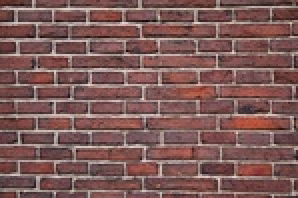
#> input picture year_3/UZ/lab/assignment3/old/exercise3/bricks.jpg, 149 x 99 px, shrunk from 640 x 426 before the run, found by its file name (shown 2 times larger)
$ python test_exercise3e.py
#> lines starting #> are read from the running program, lines starting #| are printed output that depends on the picture
### year_3/UZ/lab/assignment3/main.py
import numpy as np
import cv2
from matplotlib import pyplot as plt
import matplotlib.colors as mcolors
from a3_utils import draw_line


# [337 lines left out: functions gauss, gaussdx, get_kernels, exercise1b, exercise1c, partial_derivatives and 9 more, not called in this run]


def get_hough_params(h, w, bins_theta, bins_rho):
    theta_range = np.linspace(-np.pi/2, np.pi/2, bins_theta)

    diagonal = np.sqrt(h**2 + w**2)
    rho_range = np.linspace(-diagonal, diagonal, bins_rho)

    return theta_range, rho_range


# [12 lines left out: function hough_single_point, not called in this run]


def hough_find_lines(binary_image, bins_theta, bins_rho):
    h, w = binary_image.shape
    theta_range, rho_range = get_hough_params(h, w, bins_theta, bins_rho)

    accumulator = np.zeros((bins_rho, bins_theta))

    edge_pixels = np.where(binary_image > 0)

    for row, col in zip(edge_pixels[0], edge_pixels[1]):
        x, y = col, row
        for i, theta in enumerate(theta_range):
            rho = x * np.cos(theta) + y * np.sin(theta)

            rho_idx = np.argmin(np.abs(rho_range - rho))
            accumulator[rho_idx, i] += 1

    return accumulator, theta_range, rho_range


# [80 lines left out: functions exercise3a, exercise3b, not called in this run]


def nonmaxima_suppression_box(accumulator, k):
    h, w = accumulator.shape
    suppressed = np.copy(accumulator)

    nonzero_indices = np.nonzero(accumulator)

    for i, j in zip(nonzero_indices[0], nonzero_indices[1]):
        i_min = max(0, i - k//2)
        i_max = min(h, i + k//2 + 1)
        j_min = max(0, j - k//2)
        j_max = min(w, j + k//2 + 1)

        neighborhood = accumulator[i_min:i_max, j_min:j_max]

        max_val = np.max(neighborhood)
        if accumulator[i, j] < max_val:
            suppressed[i, j] = 0
        elif accumulator[i, j] == max_val:
            max_positions = np.where(neighborhood == max_val)

            global_i = max_positions[0] + i_min
            global_j = max_positions[1] + j_min

            keep_i = global_i[0]
            keep_j = global_j[0]

            if i != keep_i or j != keep_j:
                suppressed[i, j] = 0

    return suppressed


# [42 lines left out: function exercise3c, not called in this run]


def extract_lines_from_accumulator(accumulator, theta_range, rho_range, threshold=None, top_n=None):
    rho_list = []
    theta_list = []

    if top_n is not None:
        flat_acc = accumulator.flatten()
        sorted_indices = np.argsort(flat_acc)[::-1]

        count = 0
        for idx in sorted_indices:
            if count >= top_n:
                break
            if flat_acc[idx] > 0:
                i, j = np.unravel_index(idx, accumulator.shape)
                rho_list.append(rho_range[i])
                theta_list.append(theta_range[j])
                count += 1
    else:
        max_val = np.max(accumulator)
        threshold_val = max_val * threshold

        for i in range(accumulator.shape[0]):
            for j in range(accumulator.shape[1]):
                if accumulator[i, j] >= threshold_val:
                    rho_list.append(rho_range[i])
                    theta_list.append(theta_range[j])

    return rho_list, theta_list


# [40 lines left out: function exercise3d, not called in this run]


def exercise3e():
    """
    Line detection on brick and pier
    """
    bricks = cv2.imread('./images/bricks.jpg', cv2.IMREAD_GRAYSCALE)
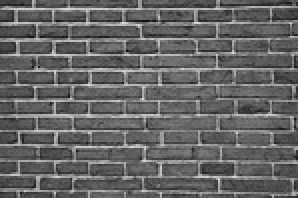
#> bricks: shape (99, 149) (shown 2 times larger); min 3, max 218, mean 100.7
    pier = cv2.imread('./images/pier.jpg', cv2.IMREAD_GRAYSCALE)

    images_data = [
        [bricks, 'bricks.jpg'],
        [pier, 'pier.jpg']
    ]

    plt.figure(figsize=(12, 8))
    plt.suptitle('Exercise 3e: Line detection on brick and pier')

    for i, (image, title) in enumerate(images_data):
        edges = cv2.Canny(image, 100, 200)
        edges = np.where(edges > 0, 1, 0)

        accumulator, theta_range, rho_range = hough_find_lines(edges, 360, 400)
        suppressed_acc = nonmaxima_suppression_box(accumulator, k=3)

        rho_list, theta_list = extract_lines_from_accumulator(
            suppressed_acc, theta_range, rho_range, threshold=None, top_n=10)

        plt.subplot(2, 2, i + 1)
        plt.imshow(accumulator, cmap='viridis', aspect='auto', origin='upper',
                   extent=[theta_range[0], theta_range[-1], rho_range[-1], rho_range[0]])
        plt.title(title)
        plt.xlabel('θ (radians)')
        plt.ylabel('ρ (pixels)')

        plt.subplot(2, 2, i + 3)
        plt.imshow(image, cmap='gray')
        plt.title(title)
        for rho, theta in zip(rho_list, theta_list):
            draw_line(rho, theta, image.shape[0], image.shape[1], clr='r')
        plt.axis('off')
#> this loop made 2 passes
#> (image, title) on pass 2: (None, 'pier.jpg')
#> pass 1, in exercise3e, `edges = cv2.Canny(image, 100, 200)`:
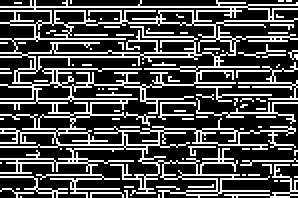
#> edges: shape (99, 149) (shown 2 times larger); 29.2% white in thin lines or dots
#> pass 1, in exercise3e, `accumulator, theta_range, rho_range = hough_find_lines(edges, 360, 400)`:
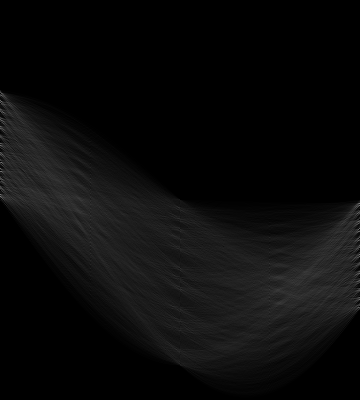
#> accumulator: shape (400, 360) float64; min 0, max 124, mean 10.8
#> pass 1, in exercise3e, `suppressed_acc = nonmaxima_suppression_box(accumulator, k=3)`:
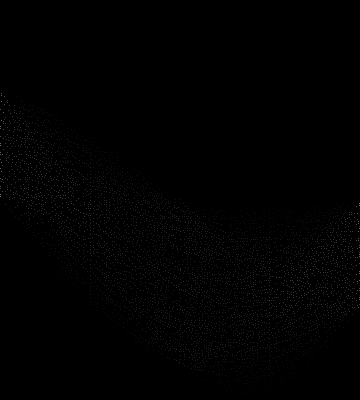
#> suppressed_acc: shape (400, 360) float64; min 0, max 124, mean 1.1

    plt.tight_layout()
    plt.show()


# [18 lines left out: function main, not called in this run]


# [2 lines that do not run on import are left out]

### year_3/UZ/lab/assignment3/a3_utils.py
import numpy as np
from matplotlib import pyplot as plt


def draw_line(rho, theta, h, w, clr='r', linewidth=0.5):
	"""
	Example usage:

	plt.imshow(I)
	draw_line(rho1, theta1, h, w)
	draw_line(rho2, theta2, h, w)
	draw_line(rho3, theta3, h, w)
	plt.show()

	"rho" and "theta": Parameters for the line which will be drawn.
	"h", "w": Height and width of an image.
	"clr": line color
	"linewidth": line width
	"""

	c = np.cos(theta)
	s = np.sin(theta)

	xs = []
	ys = []
	if s != 0:
		y = int(rho / s)
		if 0 <= y < h:
			xs.append(0)
			ys.append(y)

		y = int((rho - w * c) / s)
		if 0 <= y < h:
			xs.append(w - 1)
			ys.append(y)
	if c != 0:
		x = int(rho / c)
		if 0 <= x < w:
			xs.append(x)
			ys.append(0)

		x = int((rho - h * s) / c)
		if 0 <= x < w:
			xs.append(x)
			ys.append(h - 1)

	plt.plot(xs[:2], ys[:2], clr, linewidth=linewidth)

### year_3/UZ/lab/assignment3/test_exercise3e.py
#!/usr/bin/env python3

import numpy as np
import cv2
from matplotlib import pyplot as plt
import sys
import os

# Add current directory to path
sys.path.append('.')

# Import the functions we need
from main import exercise3e

if __name__ == "__main__":
    print("Testing Exercise 3E implementation...")
    try:
        exercise3e()
        print("Exercise 3E completed successfully!")
    except Exception as e:
        print(f"Error running exercise3e: {e}")
        import traceback
        traceback.print_exc()
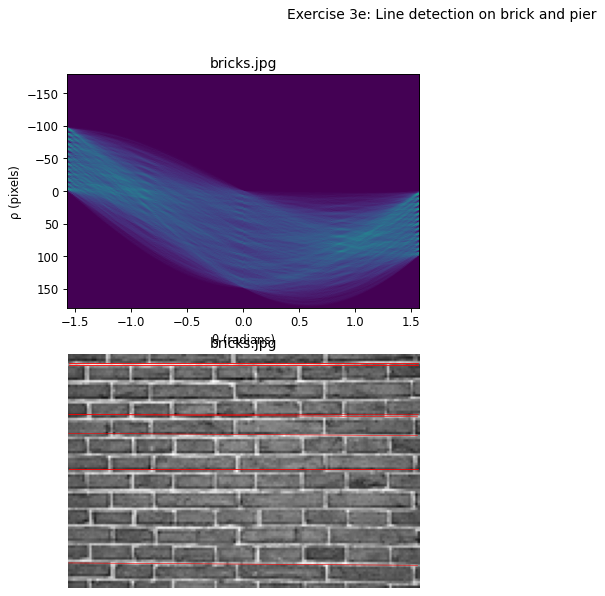
#> figure drawn by matplotlib, 2 panels
